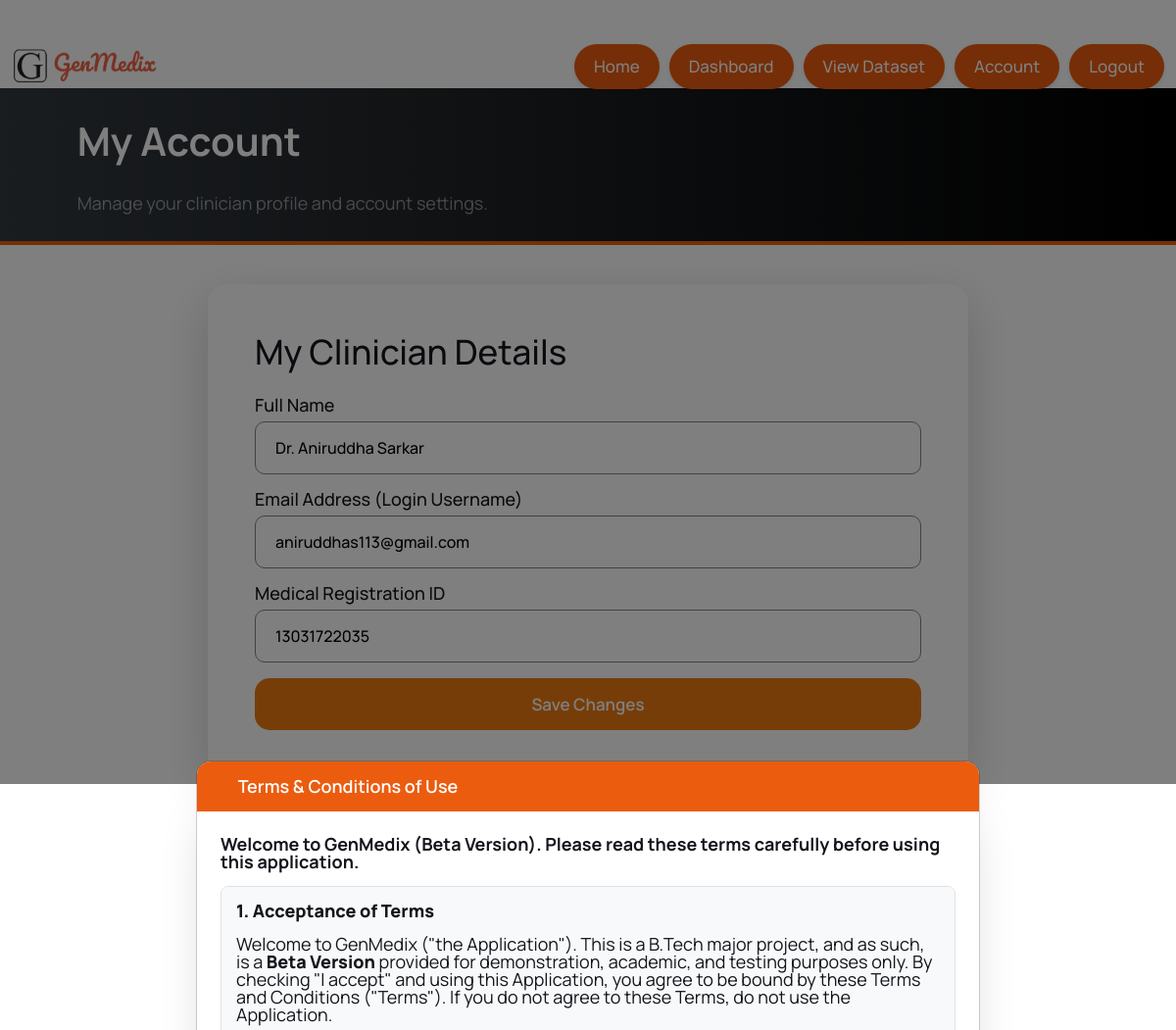
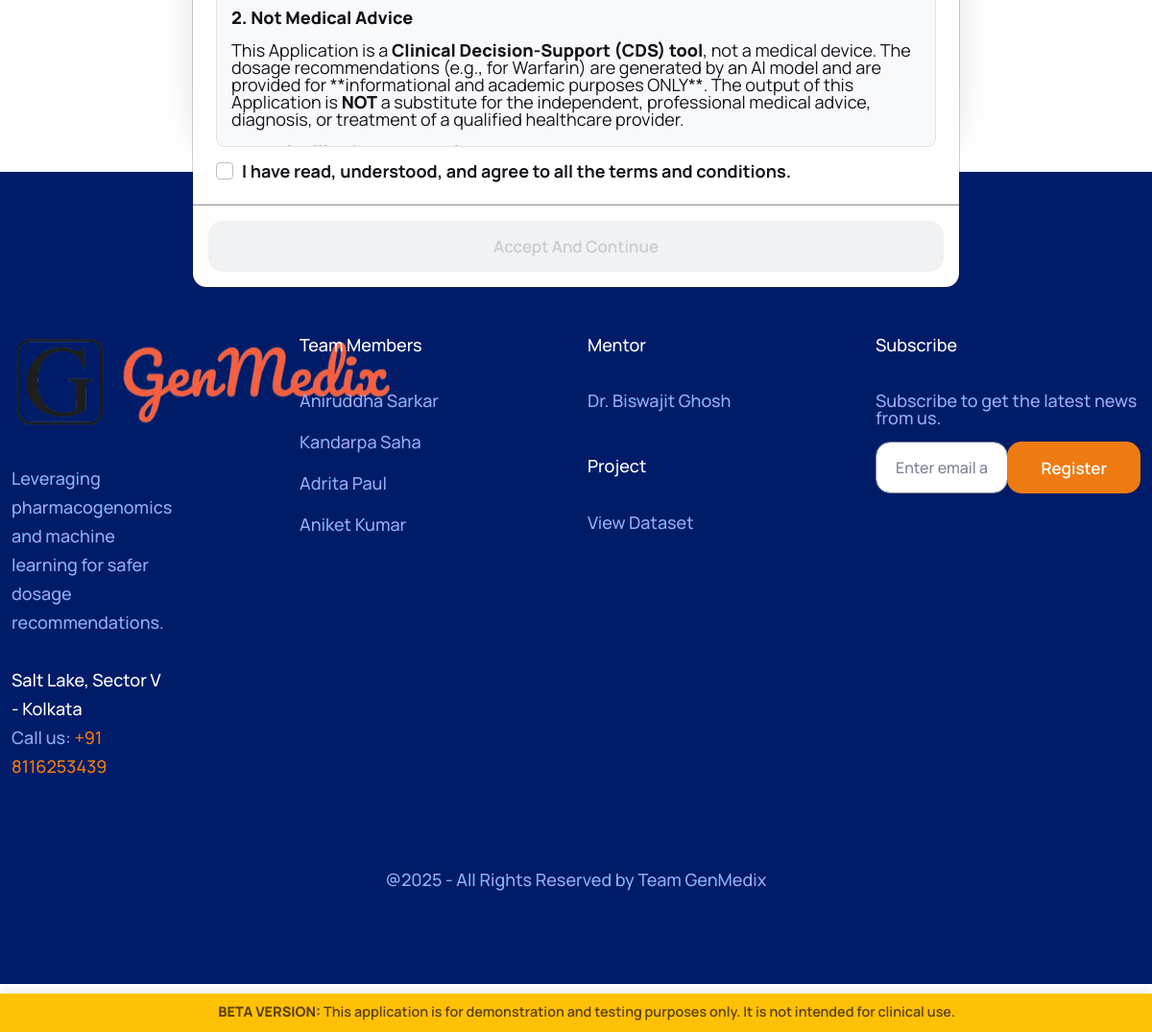
Page /account (signed in) on the committed database (2 pictures, top to bottom).
### app.py (models this page shows, shortened)
class User(db.Model, UserMixin):
    id = db.Column(db.Integer, primary_key=True)
    full_name = db.Column(db.String(150), nullable=False)
    email = db.Column(db.String(150), unique=True, nullable=False) # Doctors will log in with email
    password_hash = db.Column(db.String(256))
    medical_reg_id = db.Column(db.String(100), unique=True) # Their professional ID
    patients = db.relationship('Patient', backref='doctor', lazy=True, cascade="all, delete-orphan")

### app.py (the view, shortened to what this page needs)
@app.route('/account', methods=['GET', 'POST'])
@login_required
def account():
    action = request.form.get('action')
    return render_template('account.html')

### app.py (called while the page is built)
@app.before_request
def check_maintenance_and_db():
    if os.environ.get('MAINTENANCE_MODE') == 'true':
        if request.endpoint and request.endpoint != 'static':
            return render_template('maintenance.html'), 503 # 503 = Service Unavailable
    try:
        inspector = inspect(db.engine)
        if not inspector.has_table("user"):
            print("--- No 'user' table found. Creating all tables... ---")
            with app.app_context():
                db.create_all()
            print("--- Database tables created. ---")
    except Exception as e:
        print(f"--- ERROR checking/creating tables: {e} ---")

@login_manager.user_loader
def load_user(user_id):
    return User.query.get(int(user_id))

### templates/account.html (shortened to what this page needs)
{% extends "base.html" %}
{% block content %}
<main class="main-content position-relative max-height-vh-100 h-100" style="padding-top: 120px;">
    <section class="patient-header-section position-relative">
        <div class="container">
            <div class="row align-items-center">
                <div class="col-lg-12 col-md-12 col-sm-12">
                    <div class="d-flex align-items-center">
                        <div class="patient-avatar">
                            <i class="ti ti-user-circle"></i>
                        </div>
                        <div>
                            <h1 class="mb-0 text-white">My Account</h1>
                            <p class="text-white-50 mb-0" style="padding-top: 30px;">
                                Manage your clinician profile and account settings.
                            </p>
                        </div>
                    </div>
                </div>
            </div>
        </div>
    </section>
    <section class="patient-list-section position-relative pb-5">
        <div class="container">
            <div class="row justify-content-center">
                <div class="col-lg-8">
                    <div class="contact-us-box bg-white shadow-lg rounded-4 p-4 p-md-5 mb-4">
                        <h3 class="mb-4">My Clinician Details</h3>
                        <form action="{{ url_for('account') }}" method="POST">
                            <div class="mb-3">
                                <label for="full_name" class="form-label fs-7 fw-500">Full Name</label>
                                <input type="text" class="form-control" id="full_name" name="full_name" value="{{ current_user.full_name }}" required>
                            </div>
                            <div class="mb-3">
                                <label for="email" class="form-label fs-7 fw-500">Email Address (Login Username)</label>
                                <input type="email" class="form-control" id="email" name="email" value="{{ current_user.email }}" required>
                            </div>
                            <div class="mb-3">
                                <label for="medical_reg_id" class="form-label fs-7 fw-500">Medical Registration ID</label>
                                <input type="text" class="form-control" id="medical_reg_id" name="medical_reg_id" value="{{ current_user.medical_reg_id }}" required>
                            </div>
                            <button type="submit" class="btn btn-warning btn-hover-secondery btn-lg text-capitalize w-100">
                                Save Changes
                            </button>
                        </form>
                    </div>
                    <div class="contact-us-box bg-white shadow-lg rounded-4 p-4 p-md-5">
                        <h4 class="text-danger">Danger Zone</h4>
                        <p class="fs-7 text-muted">
                            Deleting your account is permanent. It will delete your login and <strong>all associated patients and reports</strong>. This action cannot be undone.
                        </p>
                        <form action="{{ url_for('account') }}" method="POST" onsubmit="return confirm('Are you 100% sure you want to permanently delete your account?');">
                            <div class="mb-3">
                                <label for="password" class="form-label fs-7 fw-500">To confirm, please enter your password:</label>
                            </div>
                            <button type="submit" class="btn btn-danger w-100 btn-lg">
                            </button>
                        </form>
                    </div>
                </div>
            </div>
        </div>
    </section>
</main>
{% endblock %}

### rows in the picture
User: full_name "Dr. Aniruddha Sarkar", email "aniruddhas113@gmail.com", medical_reg_id "13031722035"
